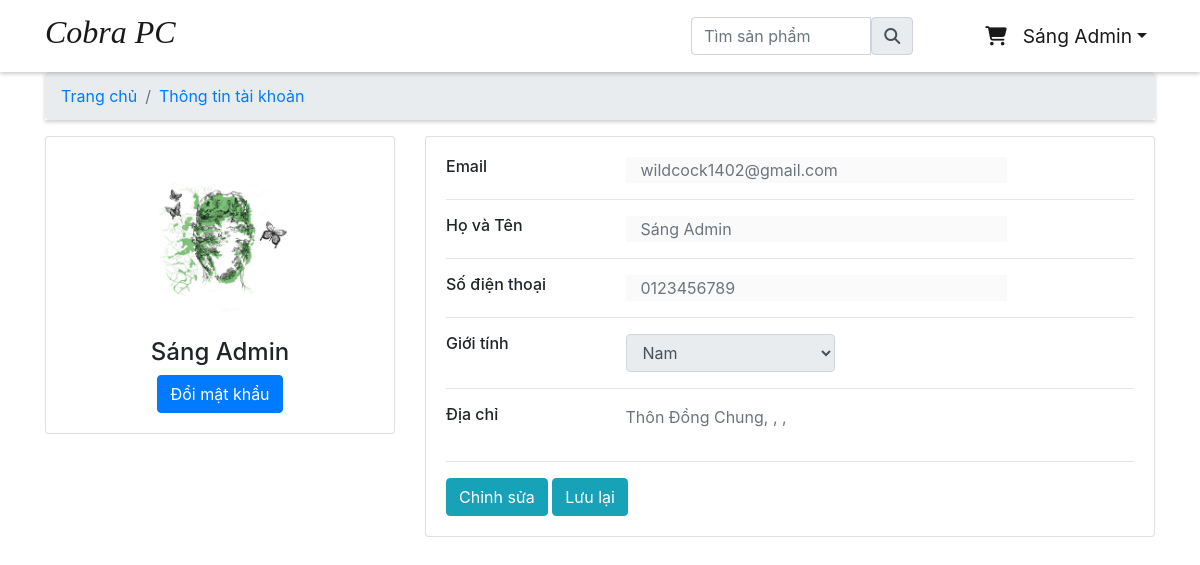
The app's page /accounts/profile (signed in) with its own data.
### accounts/models.py (models this page shows, shortened)
class Account(AbstractBaseUser):
    name = models.CharField(max_length=50)
    email = models.EmailField(max_length=100, unique=True)
    phone = models.CharField(max_length=10)
    gender = models.CharField(max_length=15, choices = Gender.choices, default = Gender.not_specified)
    date_joined = models.DateTimeField(auto_now_add=True)
    last_login = models.DateTimeField(auto_now_add=True)
    is_admin = models.BooleanField(default=False)
    is_staff = models.BooleanField(default=False)
    is_active = models.BooleanField(default=False)
    is_superadmin = models.BooleanField(default=False)
    USERNAME_FIELD = 'email'    # Trường quyêt định khi login
    REQUIRED_FIELDS = ['name']    # Các trường yêu cầu khi đk tài khoản (mặc định đã có email), mặc định có password
    objects = MyAccountManager()

### accounts/views/dashboard.py (the view, shortened to what this page needs)
# urls.py: path('profile',login_required(User.as_view(), login_url='/accounts/login?next=/store') , name='profile'),
class User(View):
    def get(self, request):
        user = request.user
        address = Address.objects.filter(account = user).first()
        ward = Ward.objects.get(pk=address.ward).name_with_type
        district = District.objects.get(pk=address.district).name_with_type
        city = City.objects.get(pk=address.city).name_with_type
        address = f"{address.specific_address}, {ward}, {district}, {city}"
        return render(request, 'user_dashboard.html', {'address': address})

### templates/user_dashboard.html (shortened to what this page needs)
{% extends 'base.html' %}
{% load static %}
{% block content %}
<div class="container user-data">
  <div class="main-body">
    <nav aria-label="breadcrumb" class="main-breadcrumb">
      <ol class="breadcrumb">
        <li class="breadcrumb-item"><a href="{% url 'homepage' %}">Trang chủ</a></li>
        <li class="breadcrumb-item active" aria-current="page"><a href="{% url 'profile' %}">Thông tin tài khoản</a>
        </li>
      </ol>
    </nav>
    <div class="row gutters-sm ">
      <div class="col-md-4 mb-3">
        <div class="card">
          <div class="card-body">
            <div class="d-flex flex-column align-items-center text-center">
              <img src="{% static '/image/avatar.jpg' %}" alt="Admin" class="rounded-circle"
                width="150">
              <div class="mt-3">
                <h4>{{user.name}}</h4>
                <button class="btn btn-primary" data-toggle="modal" data-target="#changePasswordModal">Đổi mật
                  khẩu</button>
              </div>
            </div>
          </div>
        </div>
      </div>
      <div class="col-md-8">
        <div class="card mb-3">
          <div class="card-body">
            <form action="">
              <div class="row">
                <div class="col-sm-3">
                  <h6 class="mb-0">Email</h6>
                </div>
                <div class="col-sm-9 text-secondary">
                  <input style="border: none;" type="text" name="email" id="" class="col-sm-9 text-secondary"
                    value="{{user.email}}" disabled>
                </div>
              </div>
              <hr>
              <div class="row">
                <div class="col-sm-3">
                  <h6 class="mb-0">Họ và Tên</h6>
                </div>
                <div class="col-sm-9 text-secondary">
                  <input style="border: none;" type="text" name="name" id="editable" class="col-sm-9 text-secondary"
                    placeholder="Tên người dùng" value="{{user.name}}" required disabled>
                </div>
              </div>
              <hr>
              <div class="row">
                <div class="col-sm-3">
                  <h6 class="mb-0">Số điện thoại</h6>
                </div>
                <div class="col-sm-9 text-secondary">
                  <input style="border: none;" type="text" name="phone" id="editable" class="col-sm-9 text-secondary"
                    placeholder="Số điện thoại" value="{{user.phone}}" required disabled>
                </div>
              </div>
              <hr>
              <div class="row">
                <div class="col-sm-3">
                  <h6 class="mb-0">Giới tính</h6>
                </div>
                <div class="col-sm-4 text-secondary ">
                  <select name="gender" id="editable" class="form-select form-control gender-selector" required disabled>
                    <option value="Nam">Nam</option>
                  </select>
                </div>
              </div>
              <hr>
              <div class="row">
                <div class="col-sm-3">
                  <h6 class="mb-0">Địa chỉ</h6>
                </div>
                <div class="col-sm-4 text-secondary">
                  <p id="address">{{address}}</p>
                </div>
              </div>
              <hr>
            </form>
            <div class="row">
              <div class="col-sm-12">
                <button class="btn btn-info edit-btn" id="">Chỉnh sửa</button>
                <button class="btn btn-info save-btn" id="">Lưu lại</button>
              </div>
            </div>
          </div>
        </div>
      </div>
    </div>
  </div>
</div>
{% endblock content %}

### templates/nav.html (shortened to what this page needs)
<nav class="navbar navbar-expand-lg navbar-light bg-white shadow-sm sticky-top">
    <div class="container">
        <a class="navbar-brand" href="/"><h2 class="text">Cobra PC</h2></a>
        <div class="search-bar">
            <form action="{% url 'search' %}" method="POST">
                <div class="input-group">
                    <input type="text" class="form-control" id="searchproducts" name="product-searched" placeholder="Tìm sản phẩm">
                    <button type="submit" class="input-group-text" id="basic-addon1"><i class="fa fa-search"></i></button>
                </div>
            </form>
        </div>
        <div class="collapse navbar-collapse justify-content-end" id="navbarSupportedContent">
            <ul class=" navbar-nav ms-auto">
                {% if user.is_authenticated %}
                <li class="nav-item active">
                    <a class="nav-link" href="/cart"><i class="fa-solid fa-cart-shopping"></i>
                    </a>
                </li>
                <li class="nav-item dropdown">
                    <a id="dropdownMenu1" href="#" data-toggle="dropdown" aria-haspopup="true" aria-expanded="false"
                        class="nav-link dropdown-toggle active">{{request.user.name}}</a>
                </li>
                {% endif %}
            </ul>
        </div>
    </div>
</nav>

### templates/nav.html (style rules this page uses)
nav { box-shadow: 0 2px 4px 0 rgba(0,0,0,.2); }
.navbar { font-size: 1.2em; font-weight: 400; }
.navbar-brand { font-size: 1.5em; font-family:'Times New Roman', Times, serif; font-style: italic; }
.search-bar { width: 20% !important; margin-left: 45%; }

### records on screen
Account: user.name "Sáng Admin", name "Sáng Admin", email "wildcock1402@gmail.com", phone "0123456789"

### other values on screen
{{ address }} "Thôn Đồng Chung, , ,"
